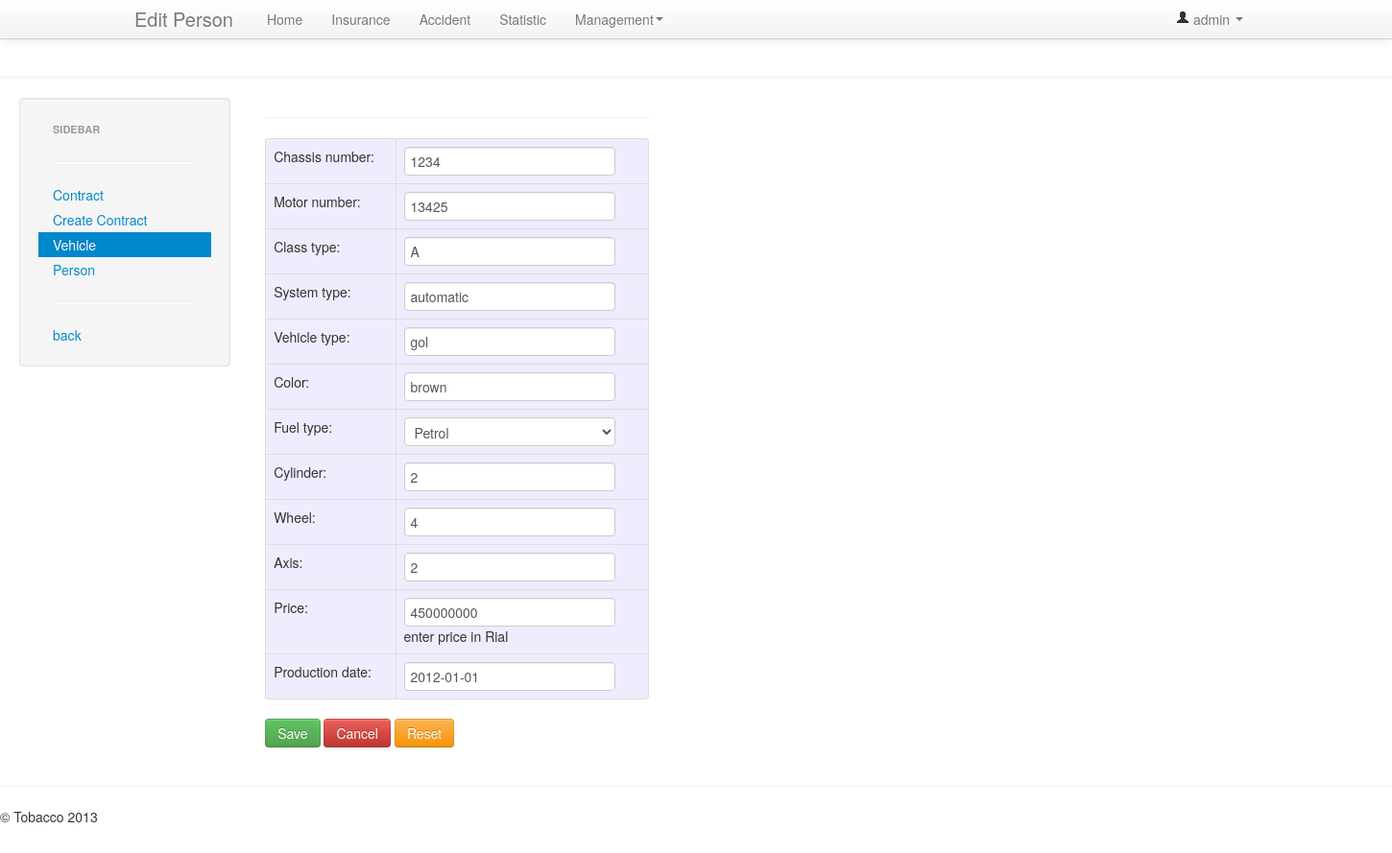
/insurance/contract/1/vehicle/1/edit (signed in), run on the app's committed database.
### Insurance/models.py (models this page shows, shortened)
class Vehicle_info(models.Model):
    vehicle = models.ForeignKey(Vehicle)
    creation_date = models.DateTimeField(unique=True)
    fuel_type_choices = {('G', 'gasoline'), ('M', 'Methane'), ('P', 'Petrol')}
    chassis_number = models.CharField(max_length=17)
    motor_number = models.IntegerField(max_length=11)
    class_type = models.CharField(max_length=64)
    system_type = models.CharField(max_length=64)
    vehicle_type = models.CharField(max_length=64)
    color = models.CharField(max_length=64)
    fuel_type = models.CharField(max_length=1, choices=fuel_type_choices)
    cylinder = models.IntegerField(max_length=1)
    wheel = models.IntegerField(max_length=1)
    axis = models.IntegerField(max_length=1)
    price = models.IntegerField(max_length=10, help_text='enter price in Rial')
    production_date = models.DateField(validators=[not_in_future_date])

### Insurance/views.py (the view)
# urls.py: url(r'^contract/(?P<cid>\d+)/vehicle/(?P<vid>\d+)/edit$', 'Insurance.views.edit_vehicle',
@login_required
@group_required(Secretory)
def edit_vehicle(request, cid, vid):
    success_message = None
    form = None
    vehicle_info = get_object_or_404(Vehicle, pk=vid).get_last_info()
    if request.method.upper() == 'POST':
        vehicle_instance = Vehicle_info(vehicle=vehicle_info.vehicle, creation_date=timezone.now())
        form = Vehicle_info_form_edit(request.POST, instance=vehicle_instance)
        if form.is_valid():
            form.save()
            success_message = "Changes applied."
    else:
        form = Vehicle_info_form_edit(instance=vehicle_info)
    return render(request, 'Insurance/edit_vehicle.html', {
        'user_name': get_user_name(request),
        'security': get_security(request),
        'contract_info': get_contract_info(cid),
        'form': form,
        'success_message': success_message,
    })

### Insurance/forms.py
class Vehicle_info_form_edit(ModelForm):
    class Meta:
        model = Vehicle_info
        exclude = ('id', 'vehicle', 'creation_date')

### Insurance/models.py (called while the page is built)
    def get_history(self):
        return self.vehicle_info_set.order_by('-creation_date')

    def get_last_info(self):
        if len(self.get_history()) > 0:
            return self.get_history()[0]
        else:
            return None

### Pasargad/helper.py (called while the page is built)
def group_required(*group_names):
    def in_groups(u):
        if bool(u.groups.filter(name__in=group_names)) | u.is_superuser:
            return True
        else:
            raise PermissionDenied
    return user_passes_test(in_groups)

def get_security(request):
    user = request.user
    pr = {}
    for group in user.groups.all():
        pr[group.name] = True
    if Admin not in pr:
        pr[Admin] = False
    if Secretory not in pr:
        pr[Secretory] = False
    if Expert not in pr:
        pr[Expert] = False
    return pr

def get_contract_info(cid):
    contract = Contract.objects.get(pk=cid)
    vehicle = contract.vehicle
    vehicle_owner = vehicle.vehicle_owner
    company = vehicle_owner.company
    person = vehicle_owner.person
    context = {
        'contract': contract,
        'vehicle': vehicle,
    }
    if company:
        context['company'] = company
    if person:
        context['person'] = person
    return context

def get_user_name(request):
    return request.user.first_name if request.user.first_name != None and len(
        request.user.first_name) != 0 else request.user.username

### Insurance/templates/Insurance/edit_vehicle.html (shortened to what this page needs)
{% extends "Insurance/insurance_base.html" %}
{% block navbar_title %} Edit Person {% endblock %}
{% block sidebar_vehicle %}active{% endblock %}
{% block sidebar_back %}
    {% url 'Insurance:view_vehicle' contract_info.contract.id contract_info.vehicle.id %}{% endblock %}
{% block content %}
    {% if form %}
        <div class="container">
            <form class="form-horizontal" style="width: 400px;" method="POST">
                <hr>
                <table style="background: #ededff" class="table table-bordered">
                    <colgroup>
                        <col class="col1">
                        <col class="col2">
                    </colgroup>
                    <tbody>
                    {{ form.as_table }}
                    </tbody>
                </table>
                <button class="btn btn-success" type="submit">Save</button>
                <a class="btn btn-danger"
                   href="{% url 'Insurance:view_vehicle' contract_info.contract.id contract_info.vehicle.id %}">Cancel</a>
                <a class="btn btn-warning"
                   href="{% url 'Insurance:edit_vehicle' contract_info.contract.id contract_info.vehicle.id %}">Reset</a>
            </form>
        </div>
    {% endif %}
{% endblock %}

### Insurance/templates/Insurance/insurance_base.html (shortened to what this page needs)
{% extends "base.html" %}
{% block sidebar_content %}
    <li class="{% block sidebar_contract %}{% endblock %}"><a
            href="{% block sidebar_contract_link %}{% url 'Insurance:contract' %}{% endblock %}">Contract</a></li>
    {% if security.Secretory %}
        <li class="{% block sidebar_create_contract %}{% endblock %}"><a href="{% url 'Insurance:create_contract' %}">Create
            Contract</a></li>
    {% endif %}
    {% if contract_info.vehicle %}
        <li class="{% block sidebar_vehicle %}{% endblock %}"><a
                href="{% url 'Insurance:view_vehicle' contract_info.contract.id contract_info.vehicle.id %}">Vehicle</a>
        </li>
    {% endif %}
    {% if contract_info.person %}
        <li class="{% block sidebar_person %}{% endblock %}"><a
                href="{% url 'Insurance:view_person' contract_info.contract.id contract_info.person.id %}">Person</a>
        </li>
    {% endif %}
{% endblock %}

### templates/base.html (shortened to what this page needs)
{% extends "html_base.html" %}
{% block body %}
    <div class="navbar navbar-fixed-top">
        <div class="navbar-inner">
            <div class="container">
                <a class="brand" href="">{% block navbar_title %} Content Title {% endblock %}</a>
                <div class="nav-collapse collapse">
                    <ul class="nav">
                        <li class="{% block navbar_home %}{% endblock %}"><a href="{% url 'Home:home' %}">Home</a></li>
                        {% if security.Expert or security.Secretory %}
                        <li class="{% block navbar_insurance %}{% endblock %}"><a
                                href="{% url 'Insurance:home' %}">Insurance</a></li>
                        <li class="{% block navbar_accident %}{% endblock %}"><a
                                href="{% url 'Accident:home' %}">Accident</a></li>
                        {% endif %}
                        {% if security.Admin %}
                        <li class="{% block navbar_statistic %}{% endblock %}"><a
                                href="{% url 'Statistic:home' %}">Statistic</a></li>
                        {% endif %}
                        <li class="dropdown {% block navbar_management %}{% endblock %}"><a href="#"
                                                                                         class="dropdown-toggle"
                                                                                         data-toggle="dropdown">Management<b
                                class="caret"></b></a>
                        </li>
                    </ul>
                    <ul class="nav pull-right">
                        <li class="dropdown">
                            <a href="#" class="dropdown-toggle" data-toggle="dropdown">
                                <i class="icon-user"></i>
                                {{ user_name }}
                                <b class="caret"></b></a>
                        </li>
                    </ul>
                </div>
            </div>
        </div>
    </div>
    <hr>
    <div class="container-fluid">
        <div class="row-fluid">
            <div class="span3" style="width: 220px">
                <div class="well sidebar-nav">
                    <ul class="nav nav-list">
                        <li class="nav-header">Sidebar</li>
                        <hr>
                        {% block  sidebar_content %} {% endblock %}
                        <hr>
                        <li><a href="{% block sidebar_back %}{% endblock %}">back</a></li>
                    </ul>
                </div>
            </div>
            <div class="span9">
                {% block content %}{% endblock %}
            </div>
        </div>
    </div>
    <hr>
    <footer class='footer'>
        <p>&copy; Tobacco 2013</p>
    </footer>
{% endblock %}

### templates/html_base.html (shortened to what this page needs)
<!DOCTYPE html>
<html lang="en">
<head>
    <link href="/static/css/bootstrap.css" rel="stylesheet">
    <link href="/static/css/bootstrap-responsive.css" rel="stylesheet">
</head>
<body>
{% block body %} <p> Empty Page </p> {% endblock %}
</body>
</html>

### templates/base.html (style rules this page uses)
body { padding-top: 60px; padding-bottom: 30px; }

### data on the page
Vehicle_info: chassis_number "1234", motor_number "13425", class_type "A", system_type "automatic", vehicle_type "gol", color "brown", fuel_type "Petrol", cylinder "2", wheel "4", axis "2", price "450000000", production_date "2012-01-01"

### other printed values
{{ user_name }} "admin"
